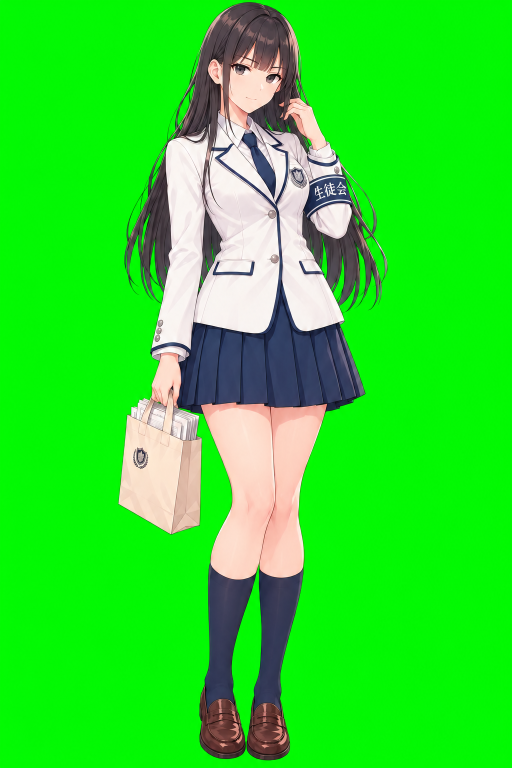
#> input picture 画像素材/使用/06_女子生徒の立ち絵/ichinose.png, 1024 x 1536 px, found by its file name (shown at 1/2 size)
$ python build_ichinose_assets.py
#> lines starting #> are read from the running program, lines starting #| are printed output that depends on the picture; after the words box and inside, x2 and y2 are one past the last pixel; in counts of white or black regions, pixels touching at a corner belong together
#> in main, im is the input picture: PIL image 1024x1536 RGB; mean R, G, B 45, 221.6, 42.1
#> pass 2 of the loop in main, `for source in SOURCES.values():`:
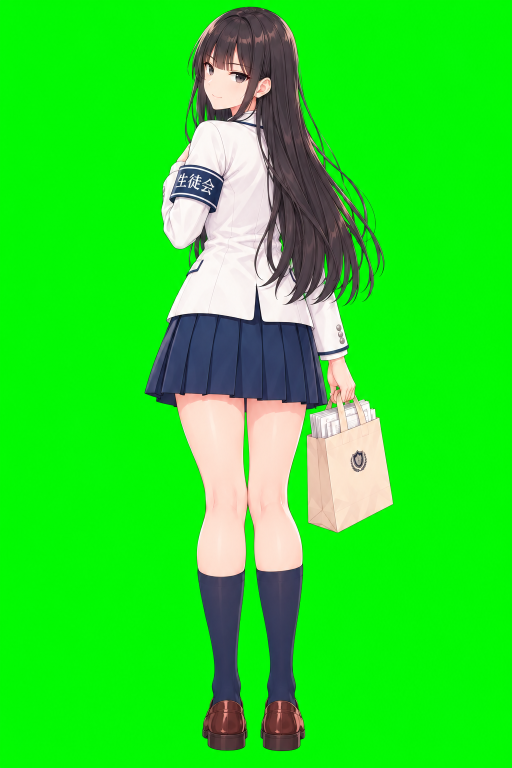
#> input picture 画像素材/使用/06_女子生徒の立ち絵/ichinose_turn.png, 1024 x 1536 px, found by its file name (shown at 1/2 size)
#> in main, im is the input picture: PIL image 1024x1536 RGB; mean R, G, B 40.5, 222.2, 37.9
#> pass 3 of the loop in main, `for source in SOURCES.values():`:
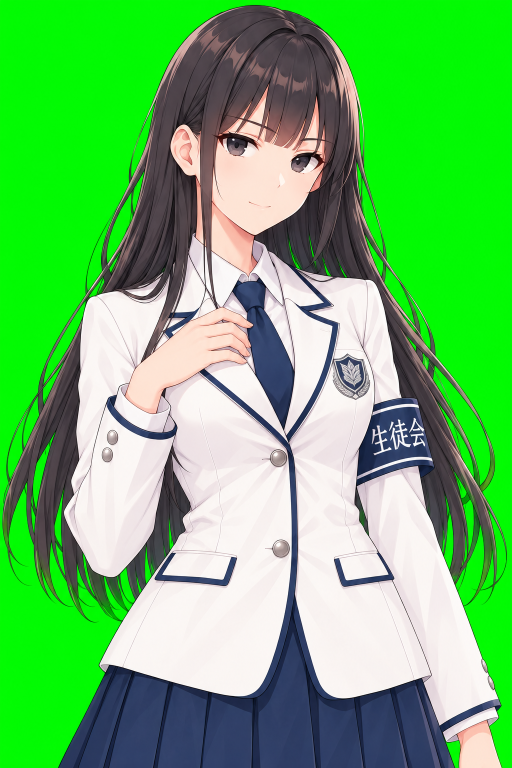
#> input picture 画像素材/使用/02_ストーリー画面のバストアップ/bust_ichinose.png, 1024 x 1536 px, found by its file name (shown at 1/2 size)
#> in main, im is the input picture: PIL image 1024x1536 RGB; mean R, G, B 103.8, 188.9, 103.4
### scripts/remove_chroma_bg.py
# -*- coding: utf-8 -*-
"""
グリーンバック／マゼンタバックの背景を除去してアルファチャンネルにする。

【前回の市松模様版との違い】
0914追加の素材は、指示書どおり「単色背景」で納品された。
ただし生成画像なので厳密な #00FF00 / #FF00FF 一色ではなく、色にばらつきがある。
そのため完全一致ではなく、HSVの色相（hue）で許容値を持たせて判定する。

【処理の流れ】
1. HSVに変換し、キー色の色相±許容値 かつ 彩度・明度が十分あるピクセルを背景とする。
2. 画像外周からつながる領域だけを背景にする（人物内部の緑っぽい色を守る）。
3. デスピル：輪郭に残る緑かぶり（green spill）を打ち消す。
4. フェザリングでアンチエイリアス。
"""
from __future__ import annotations

import numpy as np
from PIL import Image, ImageFilter
import cv2

#: OpenCV の hue は 0〜179（=0〜360°の半分）
KEY_HUE = {"green": 60, "magenta": 150}


def remove_chroma_background(
    src_path: str,
    dst_path: str,
    *,
    key: str = "green",
    hue_tol: int = 22,
    sat_min: int = 70,
    val_min: int = 60,
    feather_px: float = 1.0,
    erode_px: int = 1,
    despill: bool = True,
    border_connected_only: bool = True,
) -> dict:
#> called with src_path = '画像素材/使用/06_女子生徒の立ち絵/ichinose.png', key = 'green', hue_tol = 22, sat_min = 70, val_min = 60, feather_px = 0.5, erode_px = 0, despill = True
    im = Image.open(src_path).convert("RGB")
    rgb = np.array(im)
    h, w = rgb.shape[:2]
#> h = 1536; w = 1024

    hsv = cv2.cvtColor(rgb, cv2.COLOR_RGB2HSV)
#> hsv: shape (1536, 1024, 3); mean H, S, V 62.1, 201.3, 228
    hue, sat, val = hsv[..., 0].astype(np.int16), hsv[..., 1], hsv[..., 2]
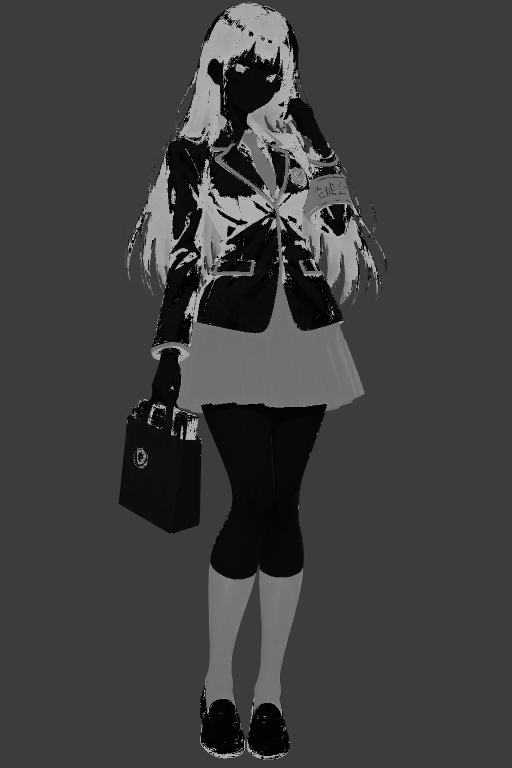
#> hue: shape (1536, 1024) int16 (shown at 1/2 size); min 0, max 179, mean 62.1

    target = KEY_HUE[key]
    # 色相は循環するので、環状の距離で見る。
    hue_dist = np.minimum(np.abs(hue - target), 180 - np.abs(hue - target))
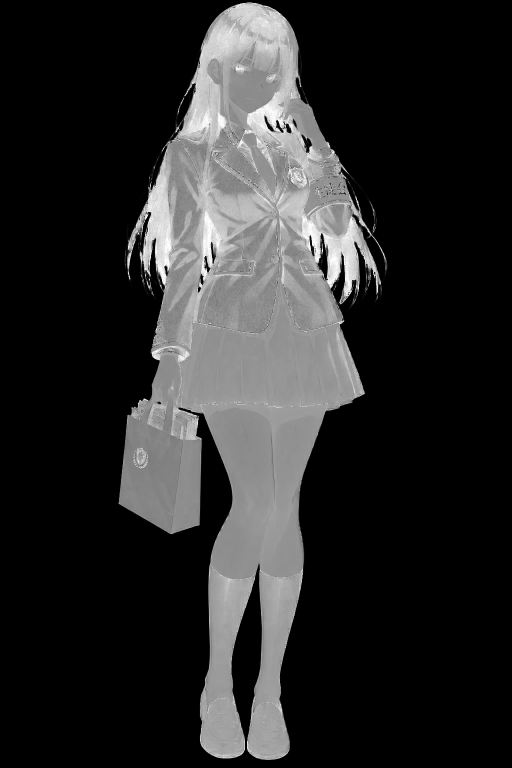
#> hue_dist: shape (1536, 1024) int16 (shown at 1/2 size); min 0, max 90, mean 14.7; drawn with min black and max white
    bg_candidate = (hue_dist <= hue_tol) & (sat >= sat_min) & (val >= val_min)
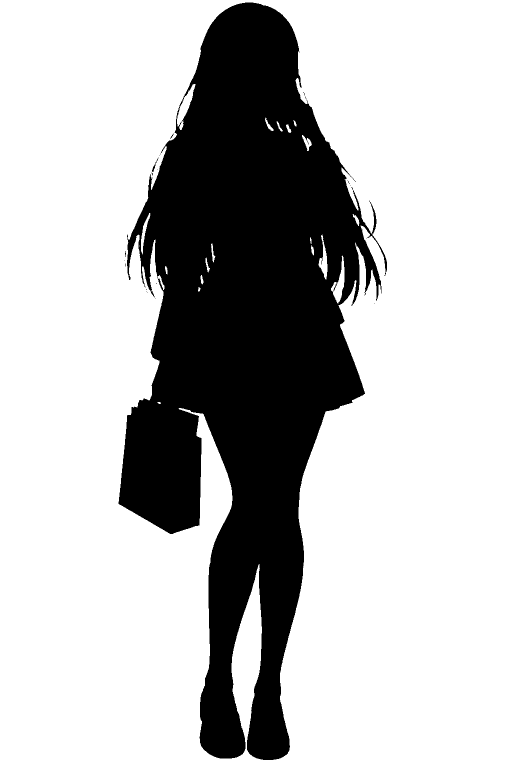
#> bg_candidate: shape (1536, 1024) bool (shown at 1/2 size); 73.7% white; 25 black regions (23 under 20 px), largest, box (x1, y1, x2, y2) and area: (237, 5, 774, 1520) 412767, (304, 316, 317, 344) 63

    if border_connected_only:
        # 外周からつながる領域だけを背景とする（人物内部の同系色を守る）。
        num, labels = cv2.connectedComponents(bg_candidate.astype(np.uint8) * 255, connectivity=4)
        border = set(labels[0, :].tolist()) | set(labels[-1, :].tolist())
        border |= set(labels[:, 0].tolist()) | set(labels[:, -1].tolist())
        border.discard(0)
        is_bg = np.isin(labels, list(border)) if border else np.zeros((h, w), dtype=bool)
    else:
        # 線画アイコンなど、閉じた内側も背景として抜きたい場合。
        border = set()
        is_bg = bg_candidate

    fg_mask = (~is_bg).astype(np.uint8) * 255
    if erode_px > 0:
        k = np.ones((erode_px * 2 + 1, erode_px * 2 + 1), np.uint8)
        fg_mask = cv2.erode(fg_mask, k, iterations=1)

    alpha_img = Image.fromarray(fg_mask, mode="L")
    if feather_px > 0:
        alpha_img = alpha_img.filter(ImageFilter.GaussianBlur(feather_px))
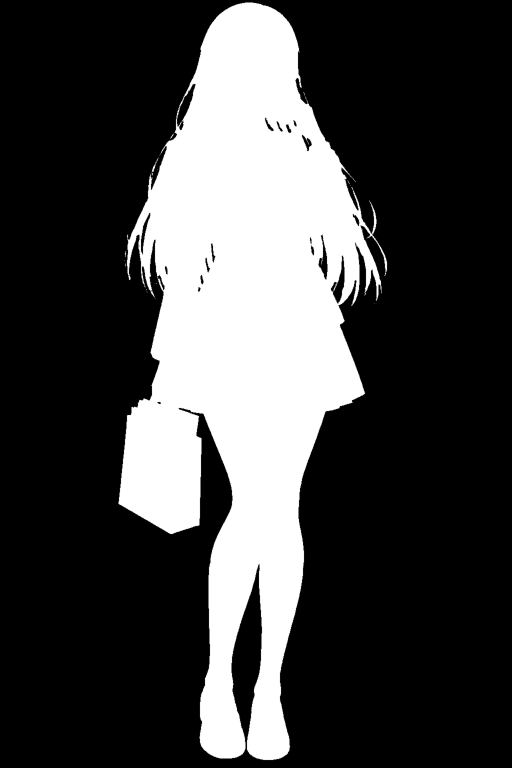
#> alpha_img: PIL image 1024x1536 L (shown at 1/2 size); min 0, max 255, mean 66.9
    alpha = np.array(alpha_img)

    out_rgb = rgb.astype(np.int16)
    if despill:
        # 輪郭に残るキー色のかぶりを打ち消す。
        # 例：緑なら G が R・B より突出している分を、R・Bの最大値まで引き下げる。
        if key == "green":
            limit = np.maximum(out_rgb[..., 0], out_rgb[..., 2])
            spill = np.clip(out_rgb[..., 1] - limit, 0, None)
            out_rgb[..., 1] -= spill
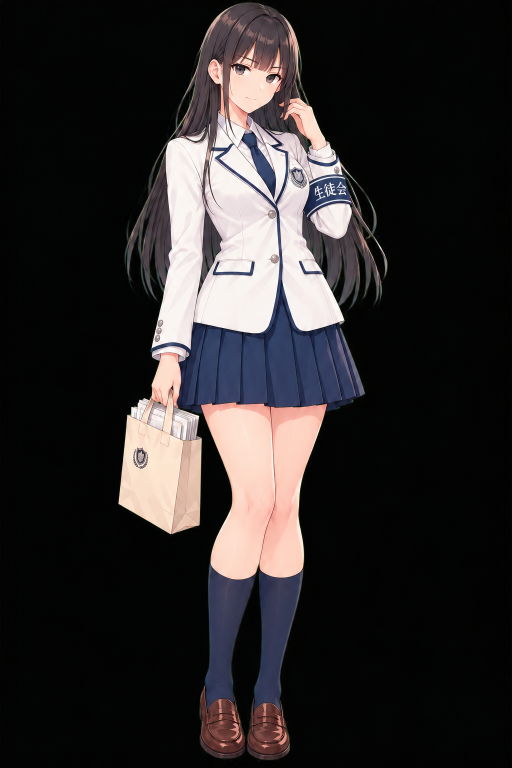
#> out_rgb: shape (1536, 1024, 3) int16 (shown at 1/2 size); mean R, G, B 45, 41.5, 42.1
        else:  # magenta = R と B が突出
            limit = out_rgb[..., 1]
            for ch in (0, 2):
                spill = np.clip(out_rgb[..., ch] - limit, 0, None)
                # マゼンタは元々赤や青の絵柄もあるため、控えめに抑える。
                out_rgb[..., ch] -= (spill * 0.55).astype(np.int16)
    out_rgb = np.clip(out_rgb, 0, 255).astype(np.uint8)

    rgba = np.dstack([out_rgb, alpha])
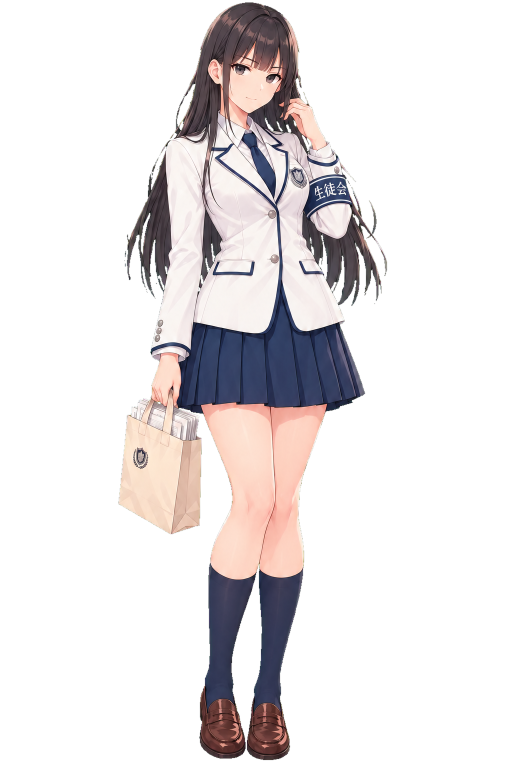
#> rgba: shape (1536, 1024, 4) (shown at 1/2 size); mean R, G, B, A 45, 41.5, 42.1, 66.9; transparent parts drawn white
    Image.fromarray(rgba, mode="RGBA").save(dst_path)

    return {
        "size": (w, h),
        "transparent_ratio": round(float((alpha < 8).mean()), 3),
        "border_regions": len(border),
    }


def alpha_bbox(img: Image.Image, threshold: int = 16) -> tuple[int, int, int, int]:
    a = np.array(img)[:, :, 3]
    ys, xs = np.where(a > threshold)
    return int(xs.min()), int(ys.min()), int(xs.max()) + 1, int(ys.max()) + 1


def tight_crop(src_path: str, dst_path: str, margin: int = 2) -> tuple[int, int]:
    """アルファの実体ぴったりに切り詰める。"""
#> called with margin = 2
    img = Image.open(src_path).convert("RGBA")
    x0, y0, x1, y1 = alpha_bbox(img)
#> x0 = 236; y0 = 4; x1 = 775; y1 = 1521
    out = img.crop(
        (
            max(0, x0 - margin),
            max(0, y0 - margin),
            min(img.width, x1 + margin),
            min(img.height, y1 + margin),
        )
    )
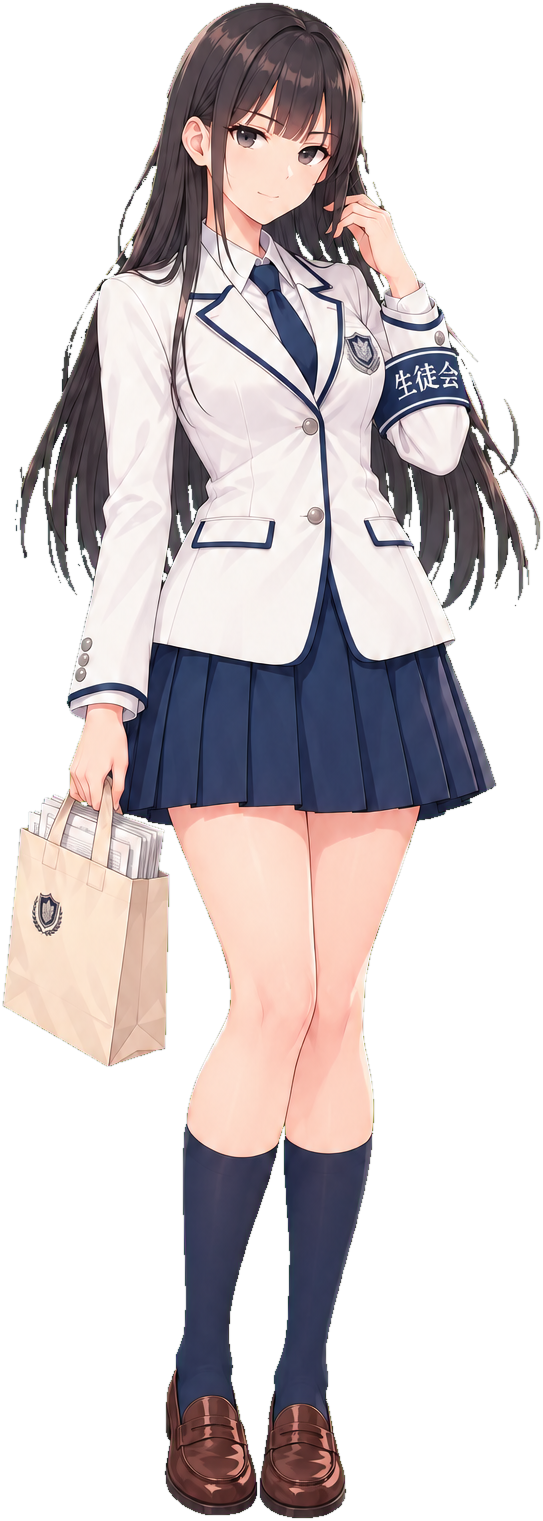
#> out: PIL image 543x1521 RGBA; mean R, G, B, A 83.8, 76.6, 77.8, 127.5; transparent parts drawn white
    out.save(dst_path)
    return out.size


# [35 lines left out: function split_by_gaps, not called in this run]


# [4 lines that do not run on import are left out]

### scripts/build_ichinose_assets.py
"""一ノ瀬の原稿3枚を透過PNGへ加工。最後に optimize_assets.py を実行する。

依存: Pillow, numpy, opencv-python-headless
実行場所: リポジトリ直下。原稿は整理済みの「使用」フォルダに保持する。
"""
from pathlib import Path

from PIL import Image

from remove_chroma_bg import remove_chroma_background, tight_crop

SOURCE = Path("画像素材/使用")
DEST = Path("app/public/assets/characters")
SOURCES = {
    "ichinose": SOURCE / "06_女子生徒の立ち絵/ichinose.png",
    "ichinose_turn": SOURCE / "06_女子生徒の立ち絵/ichinose_turn.png",
    "bust_ichinose": SOURCE / "02_ストーリー画面のバストアップ/bust_ichinose.png",
}


def main() -> None:
    # 不足した原稿で一部だけ更新することを防ぐ。
    for source in SOURCES.values():
        with Image.open(source) as im:
            if im.size != (1024, 1536):
                raise ValueError(f"原稿サイズが不正: {source}: {im.size}")
    DEST.mkdir(parents=True, exist_ok=True)
    for name, source in SOURCES.items():
        target = DEST / f"{name}.png"
        # 髪・腕・紙袋の持ち手で囲まれた緑も抜く。
        # この3原稿には緑色の衣装・持ち物・瞳はない。
        remove_chroma_background(
            str(source), str(target), key="green", border_connected_only=False,
            erode_px=0, feather_px=0.5,
        )
        # StudentTargetは高さ指定＋足元アンカー。上下の余白を除き、
        # 通常と振り向きで見た目の身長と足元が一致するようにする。
        size = tight_crop(str(target), str(target), margin=2)
#> size = (543, 1521)
        print(f"{name}: {size}")
#| ichinose: (543, 1521)
#> pass 2 of the loop in main, `for name, source in SOURCES.items():`:
#> hsv: shape (1536, 1024, 3); mean H, S, V 64.9, 205.5, 228.3
#> in remove_chroma_background (call 2), `bg_candidate = (hue_dist <= hue_tol) & (sat >= sat_min) & (val >= val_..`:
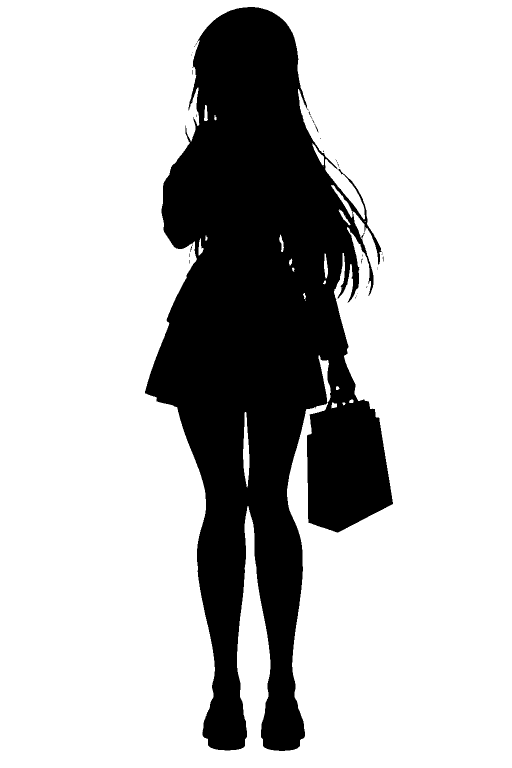
#> bg_candidate: shape (1536, 1024) bool (shown at 1/2 size); 75.6% white; 36 black regions (32 under 20 px), largest, box (x1, y1, x2, y2) and area: (290, 14, 786, 1502) 383940, (629, 248, 637, 265) 28, (723, 465, 729, 477) 23, (380, 489, 385, 504) 20
#> x0 = 289; y0 = 13; x1 = 787; y1 = 1503
#> in tight_crop (call 2), `out = img.crop( ( max(0, x0 - margin), max(0, y0 - margin), min(img.wi..`:
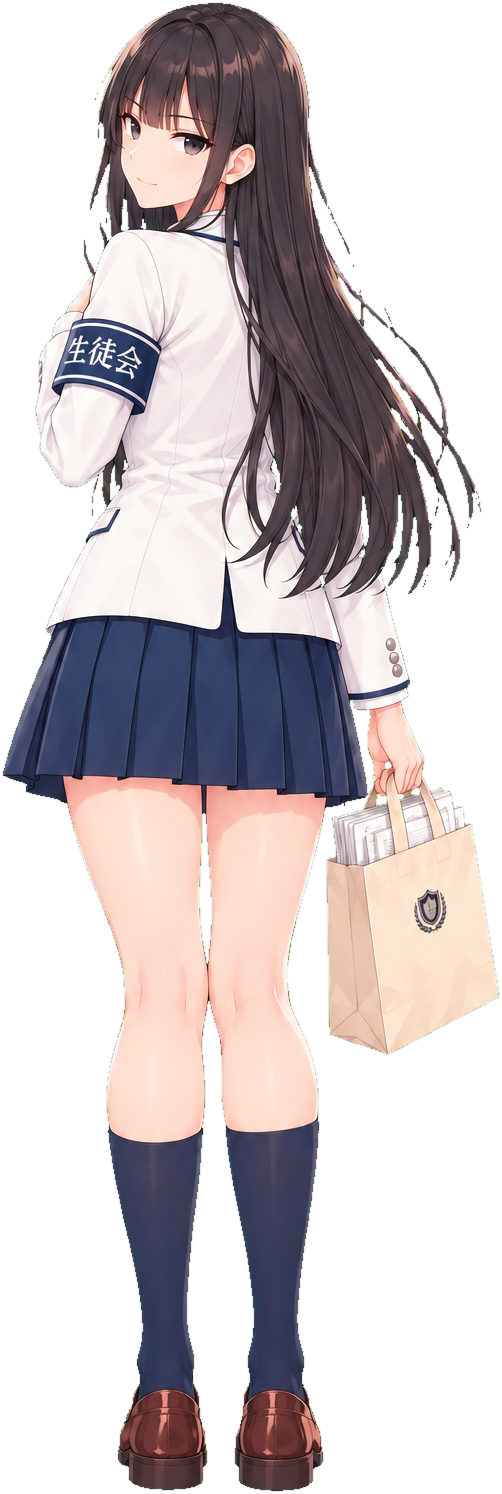
#> out: PIL image 502x1494 RGBA; mean R, G, B, A 82.7, 75.1, 76.8, 130.6; transparent parts drawn white
#| ichinose_turn: (502, 1494)
#> pass 3 of the loop in main, `for name, source in SOURCES.items():`:
#> hsv: shape (1536, 1024, 3); mean H, S, V 72.8, 121.6, 199.1
#> in remove_chroma_background (call 3), `bg_candidate = (hue_dist <= hue_tol) & (sat >= sat_min) & (val >= val_..`:
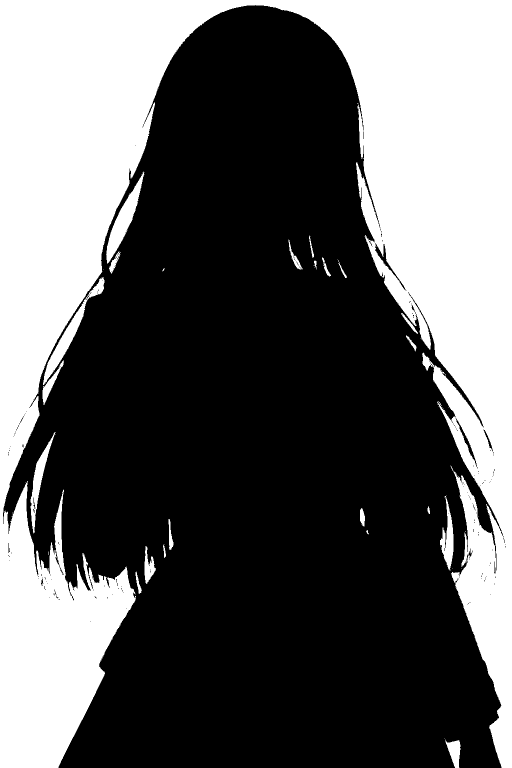
#> bg_candidate: shape (1536, 1024) bool (shown at 1/2 size); 37.3% white; 50 white regions (27 under 20 px), largest, box (x1, y1, x2, y2) and area: (0, 0, 1024, 1536) 569295, (212, 343, 289, 527) 3861, (86, 554, 209, 770) 3744
#> x0 = 5; y0 = 9; x1 = 1013; y1 = 1536
#> in tight_crop (call 3), `out = img.crop( ( max(0, x0 - margin), max(0, y0 - margin), min(img.wi..`:
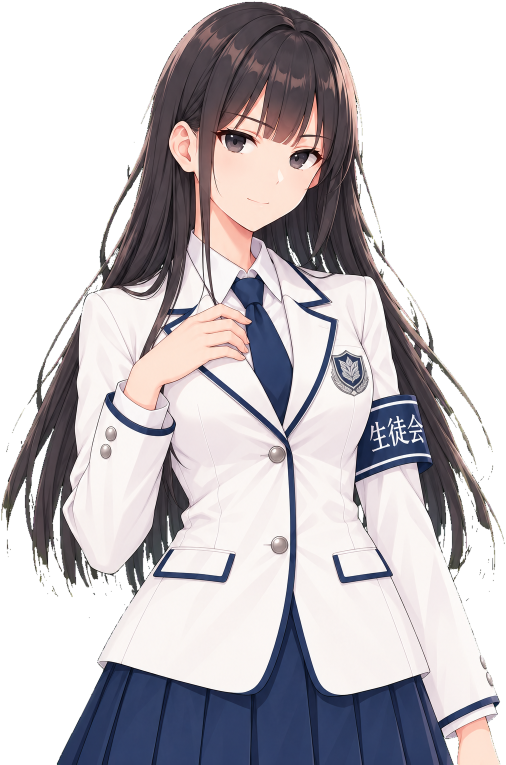
#> out: PIL image 1012x1529 RGBA (shown at 1/2 size); mean R, G, B, A 105.5, 101.4, 105.1, 162.6; transparent parts drawn white
#| bust_ichinose: (1012, 1529)


if __name__ == "__main__":
    main()
